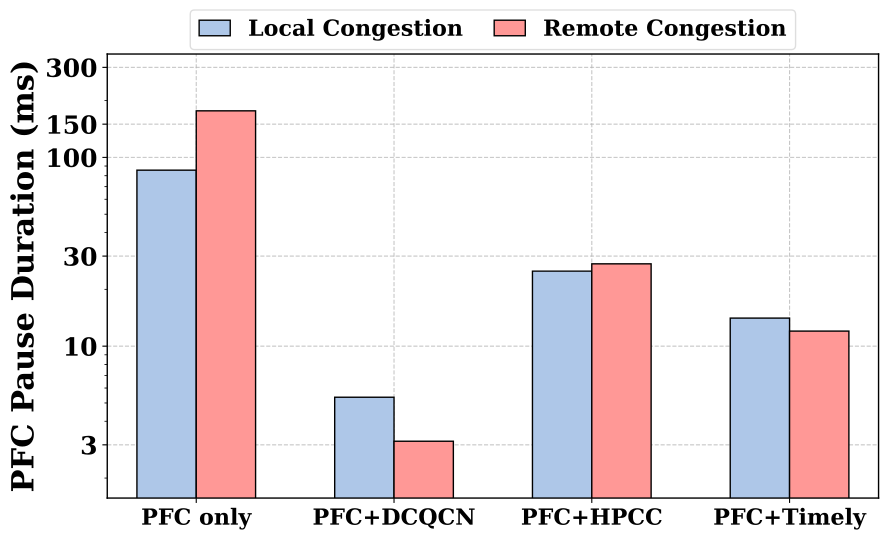

The Python source for this figure:
#!/usr/bin/env python3

from matplotlib import pyplot as plt
from matplotlib.ticker import FuncFormatter

from plot_style import (
    AXIS_LABEL_FONT,
    FIGSIZE,
    add_legend,
    draw_grouped_bars,
    save_figure,
    style_category_axis,
)

filename = "large_pfc_duration"

# Values are in milliseconds. Order: PFC only, PFC+DCQCN, PFC+HPCC, PFC+Timely.
source_values = [85.606638, 5.360400, 24.973914, 14.080690]
remote_values = [176.504143, 3.134472, 27.294390, 12.013939]


def main():
    fig, ax = plt.subplots(figsize=FIGSIZE)
    handles = draw_grouped_bars(ax, source_values, remote_values)

    ax.set_ylabel("PFC Pause Duration (ms)", fontproperties=AXIS_LABEL_FONT)
    ax.set_yscale("log")
    positive_values = [value for group in [source_values, remote_values] for value in group if value > 0]
    if positive_values:
        ax.set_ylim(max(min(positive_values) * 0.5, 0.001), max(positive_values) * 2)
        ymin, ymax = ax.get_ylim()
        yticks = [1, 3, 10, 30, 100, 150, 300]
        ax.set_yticks([tick for tick in yticks if ymin <= tick <= ymax])
    ax.yaxis.set_major_formatter(FuncFormatter(lambda y, _: f"{y:g}"))

    style_category_axis(ax)
    add_legend(ax, handles)
    save_figure(fig, filename)


if __name__ == "__main__":
    main()
